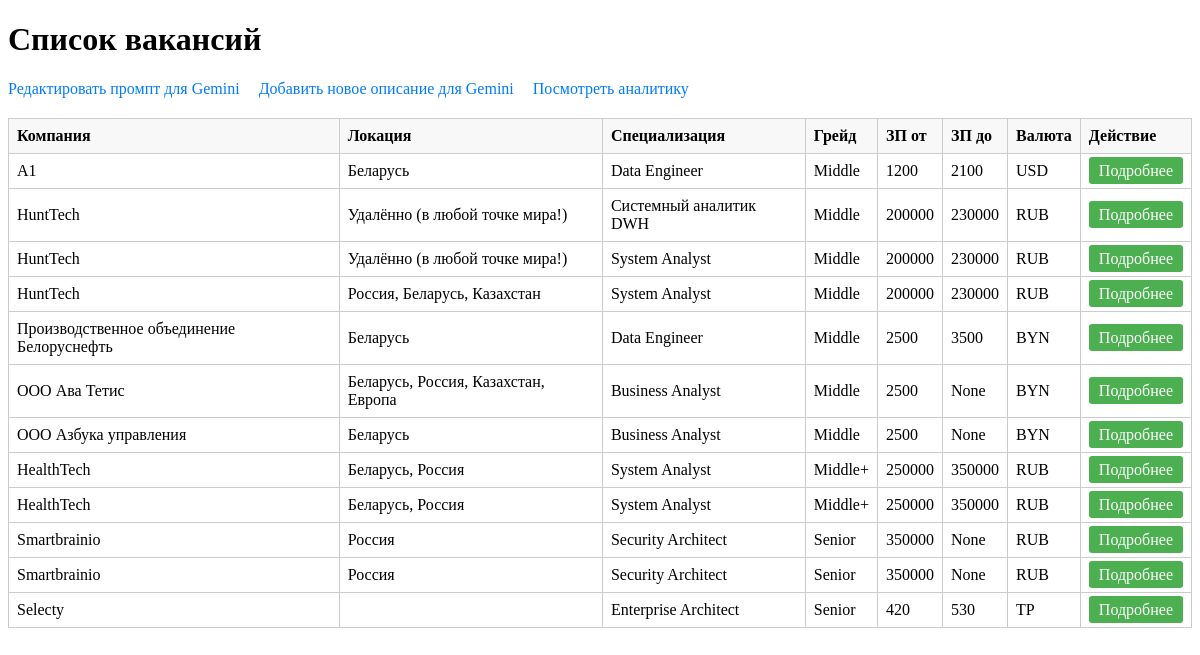
The page / on the database its author committed.
### vacancies/models.py (models this page shows, shortened)
class Vacancy(models.Model):
    company = models.CharField(max_length=255)
    geo = models.CharField(max_length=255)
    specialization = models.CharField(max_length=255)
    grade = models.CharField(max_length=255)
    salary_min = models.IntegerField(null=True, blank=True)
    salary_max = models.IntegerField(null=True, blank=True)
    bonus = models.CharField(max_length=255, blank=True)
    bonus_conditions = models.CharField(max_length=255, blank=True)
    currency = models.CharField(max_length=50)
    gross_net = models.CharField(max_length=50)
    work_format = models.CharField(max_length=255)
    date_posted = models.DateField()
    source = models.CharField(max_length=255, blank=True)
    author = models.CharField(max_length=255, blank=True)
    description = models.TextField("Описание вакансии", blank=True)

### vacancies/views.py (the view)
# urls.py: path('', views.index, name='index'),
def index(request):
    vacancies = Vacancy.objects.all()
    return render(request, 'vacancies/index.html', {'vacancies': vacancies})

### vacancies/templates/vacancies/index.html (shortened to what this page needs)
<!DOCTYPE html>
<html lang="ru">
<head>
</head>
<body>
  <h1>Список вакансий</h1>
  <div class="nav-links">
    <a href="{% url 'change_prompt' %}">Редактировать промпт для Gemini</a>
    <a href="{% url 'gemini' %}">Добавить новое описание для Gemini</a>
    <a href="{% url 'pivot_summary' %}">Посмотреть аналитику</a>
  </div>
  <table>
    <thead>
      <tr>
        <th>Компания</th>
        <th>Локация</th>
        <th>Специализация</th>
        <th>Грейд</th>
        <th>ЗП от</th>
        <th>ЗП до</th>
        <th>Валюта</th>
        <th>Действие</th>
      </tr>
    </thead>
    <tbody>
      {% for vac in vacancies %}
      <tr>
        <td>{{ vac.company }}</td>
        <td>{{ vac.geo }}</td>
        <td>{{ vac.specialization }}</td>
        <td>{{ vac.grade }}</td>
        <td>{{ vac.salary_min }}</td>
        <td>{{ vac.salary_max }}</td>
        <td>{{ vac.currency }}</td>
        <td><a class="btn-details" href="{% url 'vacancy_detail' vac.id %}">Подробнее</a></td>
      </tr>
      {% empty %}
      <tr>
        <td colspan="7">Нет вакансий для отображения.</td>
      </tr>
      {% endfor %}
    </tbody>
  </table>
</body>
</html>

### vacancies/templates/vacancies/index.html (style rules this page uses)
table { width: 100%; border-collapse: collapse; }
th, td { border: 1px solid #ccc; padding: 8px; text-align: left; }
th { background-color: #f8f8f8; }
.btn-details { background-color: #4CAF50; color: #fff; padding: 5px 10px; text-decoration: none; border-radius: 3px; }
.nav-links { margin-bottom: 20px; }
.nav-links a { text-decoration: none; color: #007BFF; margin-right: 15px; }

### rows shown on the page
Vacancy: company "A1", geo "Беларусь", specialization "Data Engineer", grade "Middle", salary_min "1200", salary_max "2100", currency "USD"
Vacancy: company "HuntTech", geo "Удалённо (в любой точке мира!)", specialization "Системный аналитик DWH", grade "Middle", salary_min "200000", salary_max "230000", currency "RUB"
Vacancy: company "HuntTech", geo "Удалённо (в любой точке мира!)", specialization "System Analyst", grade "Middle", salary_min "200000", salary_max "230000", currency "RUB"
Vacancy: company "HuntTech", geo "Россия, Беларусь, Казахстан", specialization "System Analyst", grade "Middle", salary_min "200000", salary_max "230000", currency "RUB"
Vacancy: company "Производственное объединение Белоруснефть", geo "Беларусь", specialization "Data Engineer", grade "Middle", salary_min "2500", salary_max "3500", currency "BYN"
Vacancy: company "ООО Ава Тетис", geo "Беларусь, Россия, Казахстан, Европа", specialization "Business Analyst", grade "Middle", salary_min "2500", salary_max "None", currency "BYN"
Vacancy: company "ООО Азбука управления", geo "Беларусь", specialization "Business Analyst", grade "Middle", salary_min "2500", salary_max "None", currency "BYN"
Vacancy: company "HealthTech", geo "Беларусь, Россия", specialization "System Analyst", grade "Middle+", salary_min "250000", salary_max "350000", currency "RUB"
Vacancy: company "HealthTech", geo "Беларусь, Россия", specialization "System Analyst", grade "Middle+", salary_min "250000", salary_max "350000", currency "RUB"
Vacancy: company "Smartbrainio", geo "Россия", specialization "Security Architect", grade "Senior", salary_min "350000", salary_max "None", currency "RUB"
Vacancy: company "Smartbrainio", geo "Россия", specialization "Security Architect", grade "Senior", salary_min "350000", salary_max "None", currency "RUB"
Vacancy: company "Selecty", specialization "Enterprise Architect", grade "Senior", salary_min "420", salary_max "530", currency "ТР"
